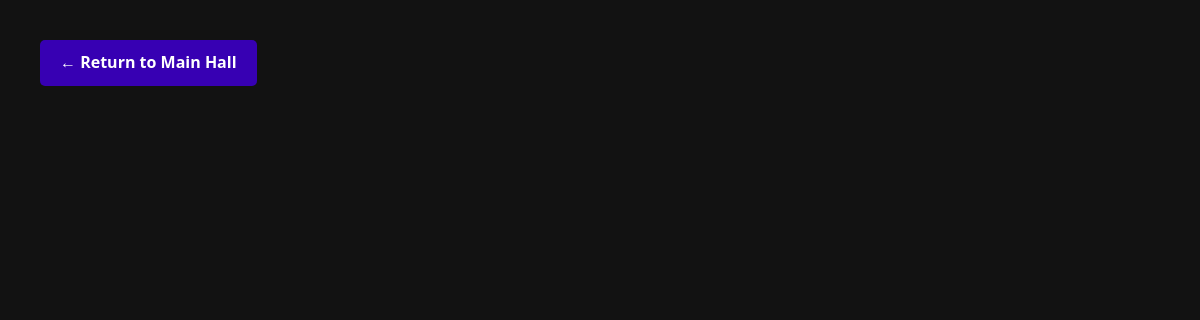
Page /aedra/ on the earlier database version.
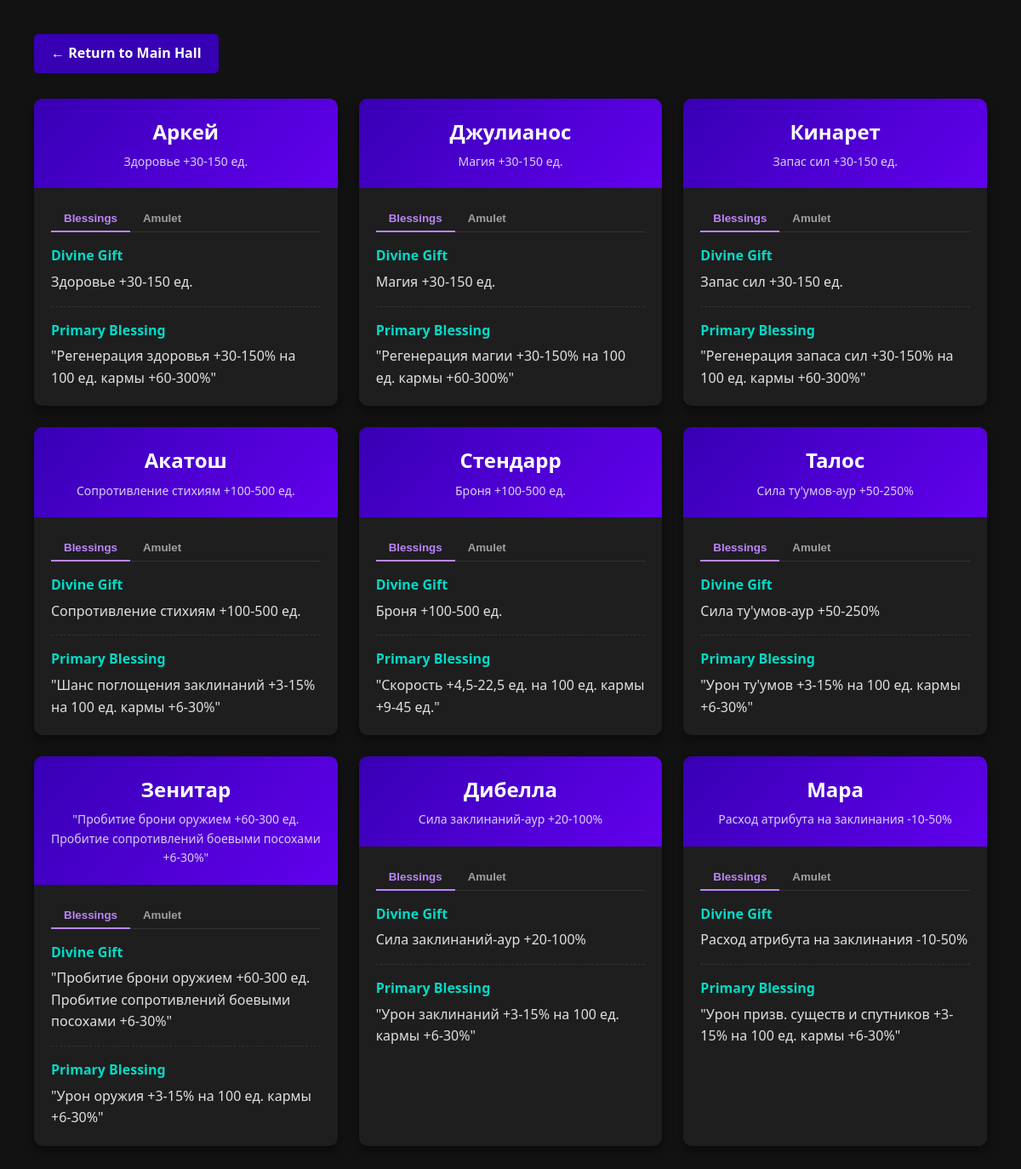
Same page on the later database version.
### stb_database_app/models.py (models this page shows, shortened)
class Aedra(models.Model):
    name = models.CharField(max_length=50, verbose_name='Имя бога')
    divine_gift = models.CharField(verbose_name='Божественный дар')
    bless = models.CharField(verbose_name='Благословение')
    amulet = models.CharField(verbose_name='Амулет аэдра')
    backpack_with_amulet = models.CharField('Рюкзак с амулетом аэдра')
    class Meta:
        verbose_name = 'Аэдра'

### stb_database_app/views.py (the view)
# urls.py: path('aedra/', views.aedra, name='aedra'),
def aedra(request):
    aedras = Aedra.objects.all()
    return render(request, 'stb_database_app/aedra.html', {'aedras': aedras})

### templates/stb_database_app/aedra.html (shortened to what this page needs)
<!DOCTYPE html>
<html lang="en">
<head>
</head>
<body>
    <div class="container">
        <a href="/" class="back-button">← Return to Main Hall</a>
        <div class="pantheon-grid">
            {% for aedra in aedras %}
            <div class="aedra-card">
                <div class="aedra-header">
                    <h2 class="aedra-name">{{ aedra.name }}</h2>
                    <div class="aedra-title">{{ aedra.divine_gift }}</div>
                </div>
                <div class="aedra-content">
                    <div class="tab-buttons">
                        <button class="tab-btn active" onclick="openTab(event, 'blessings-{{ loop.index }}')">Blessings</button>
                        <button class="tab-btn" onclick="openTab(event, 'amulet-{{ loop.index }}')">Amulet</button>
                    </div>
                    <div id="blessings-{{ loop.index }}" class="tab-content active">
                        <div class="blessing-item">
                            <div class="blessing-title">Divine Gift</div>
                            <div>{{ aedra.divine_gift }}</div>
                        </div>
                        <div class="blessing-item">
                            <div class="blessing-title">Primary Blessing</div>
                            <div>{{ aedra.bless }}</div>
                        </div>
                    </div>
                </div>
            </div>
            {% endfor %}
        </div>
    </div>
</body>
</html>

### templates/stb_database_app/aedra.html (style rules this page uses)
:root { --bg-dark: #121212; --bg-card: #1e1e1e; --primary: #bb86fc; --secondary: #03dac6; --accent: #3700b3; --text: #e0e0e0; --text-secondary: #a0a0a0; }
body { background-color: var(--bg-dark); color: var(--text); font-family: 'Segoe UI', Tahoma, Geneva, Verdana, sans-serif; margin: 0; padding: 20px; line-height: 1.6; }
.container { max-width: 1200px; margin: 0 auto; padding: 20px; }
.back-button { display: inline-block; background-color: var(--accent); color: white; padding: 10px 20px; text-decoration: none; border-radius: 5px; font-weight: bold; margin-bottom: 30px; transition: all 0.3s; }
.pantheon-grid { display: grid; grid-template-columns: repeat(auto-fill, minmax(350px, 1fr)); gap: 25px; }
.aedra-card { background-color: var(--bg-card); border-radius: 10px; overflow: hidden; box-shadow: 0 6px 12px rgba(0, 0, 0, 0.4); transition: transform 0.3s; }
.aedra-header { background: linear-gradient(135deg, var(--accent), #6200ee); padding: 20px; text-align: center; }
.aedra-name { font-size: 24px; font-weight: bold; margin: 0; color: white; }
.aedra-title { font-size: 14px; color: rgba(255, 255, 255, 0.8); margin-top: 5px; }
.aedra-content { padding: 20px; }
.tab-buttons { display: flex; border-bottom: 1px solid #333; margin-bottom: 15px; }
.tab-btn { padding: 8px 15px; background: none; border: none; color: var(--text-secondary); cursor: pointer; font-weight: bold; position: relative; }
.tab-btn.active { color: var(--primary); }
.tab-btn.active::after { content: ''; position: absolute; bottom: -1px; left: 0; right: 0; height: 2px; background-color: var(--primary); }
.tab-content { display: none; }
.tab-content.active { display: block; }
.blessing-item { margin-bottom: 15px; padding-bottom: 15px; border-bottom: 1px dashed #333; }
.blessing-item:last-child { border-bottom: none; margin-bottom: 0; padding-bottom: 0; }
.blessing-title { color: var(--secondary); font-weight: bold; margin-bottom: 5px; }

Differences in the rows shown:
added Aedra: name "Аркей", divine_gift "Здоровье +30-150 ед.", bless "\"Регенерация здоровья +30-150% на 100 ед. кармы +60-300%\""
added Aedra: name "Джулианос", divine_gift "Магия +30-150 ед.", bless "\"Регенерация магии +30-150% на 100 ед. кармы +60-300%\""
added Aedra: name "Кинарет", divine_gift "Запас сил +30-150 ед.", bless "\"Регенерация запаса сил +30-150% на 100 ед. кармы +60-300%\""
added Aedra: name "Акатош", divine_gift "Сопротивление стихиям +100-500 ед.", bless "\"Шанс поглощения заклинаний +3-15% на 100 ед. кармы +6-30%\""
added Aedra: name "Стендарр", divine_gift "Броня +100-500 ед.", bless "\"Скорость +4,5-22,5 ед. на 100 ед. кармы +9-45 ед.\""
added Aedra: name "Талос", divine_gift "Сила ту'умов-аур +50-250%", bless "\"Урон ту'умов +3-15% на 100 ед. кармы +6-30%\""
added Aedra: name "Зенитар", divine_gift "\"Пробитие брони оружием +60-300 ед. Пробитие сопротивлений боевыми посохами +6-30%\"", bless "\"Урон оружия +3-15% на 100 ед. кармы +6-30%\""
added Aedra: name "Дибелла", divine_gift "Сила заклинаний-аур +20-100%", bless "\"Урон заклинаний +3-15% на 100 ед. кармы +6-30%\""
added Aedra: name "Мара", divine_gift "Расход атрибута на заклинания -10-50%", bless "\"Урон призв. существ и спутников +3-15% на 100 ед. кармы +6-30%\""
